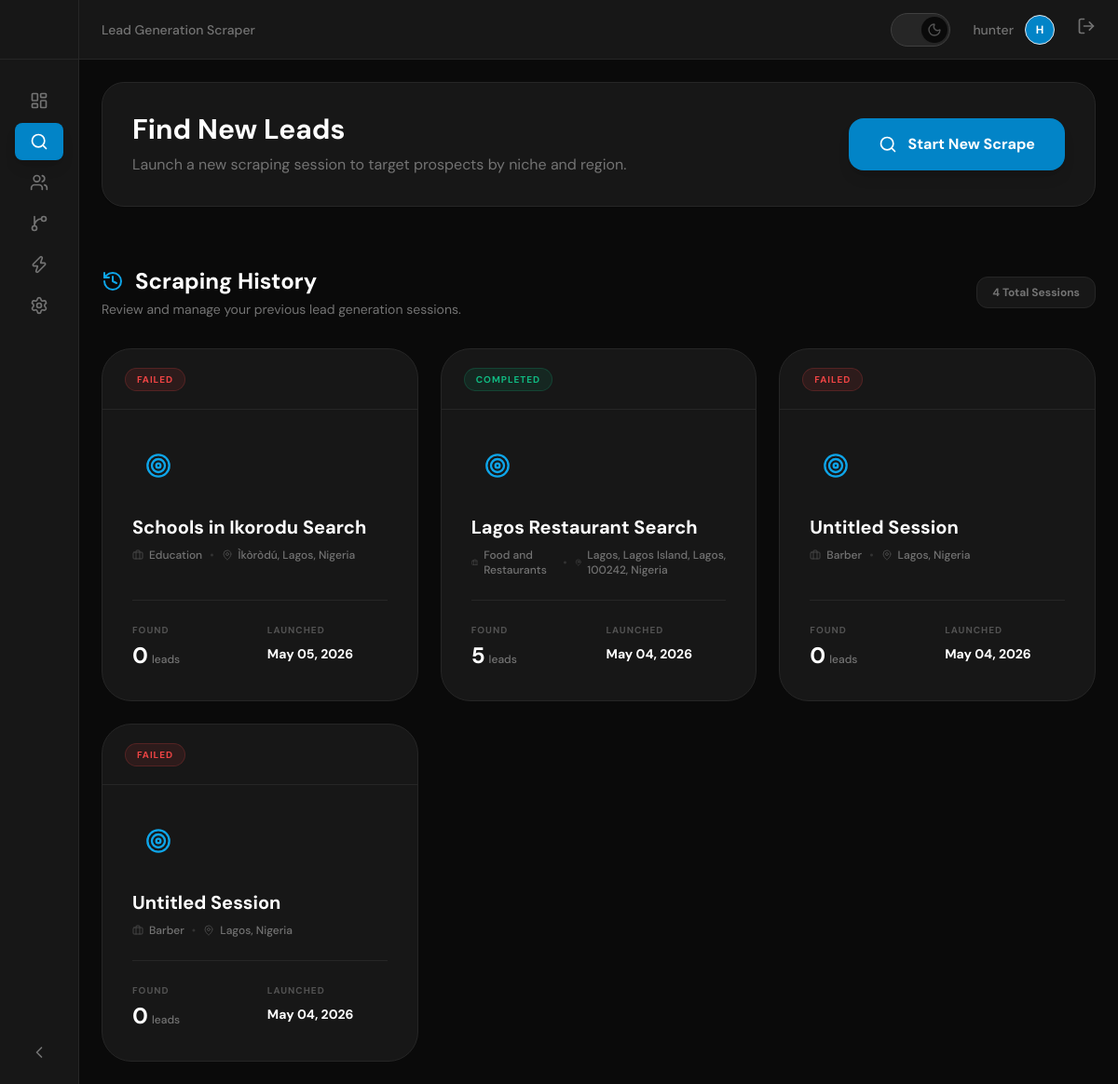
The page /dashboard/scraper/ (signed in) on the database its author committed.
### leads/models.py (models this page shows, shortened)
class ScraperJob(models.Model):
    STATUS_CHOICES = [
        ('pending', 'Pending'),
        ('running', 'Running'),
        ('completed', 'Completed'),
        ('failed', 'Failed'),
    ]
    name = models.CharField(max_length=255, help_text="Session name for this niche")
    niche = models.CharField(max_length=255)
    keywords = models.CharField(max_length=512)
    region = models.CharField(max_length=255)
    status = models.CharField(max_length=20, choices=STATUS_CHOICES, default='pending')
    progress = models.IntegerField(default=0)
    leads_found = models.IntegerField(default=0)
    stop_requested = models.BooleanField(default=False)
    created_at = models.DateTimeField(auto_now_add=True)
    completed_at = models.DateTimeField(null=True, blank=True)
    logs = models.TextField(default="", blank=True)

### leads/views.py (the view)
# urls.py: path('scraper/', views.scraper_dashboard, name='scraper-dashboard'),
@login_required
def scraper_dashboard(request):
    jobs = ScraperJob.objects.all().order_by('-created_at')
    context = {
        'jobs': jobs,
    }
    return render(request, 'leads/scraper.html', context)

### leads/templates/leads/scraper.html (shortened to what this page needs)
{% extends 'base.html' %}
{% block header_title %}Lead Generation Scraper{% endblock %}
{% block content %}
<div class="space-y-8">
    <div class="flex flex-col md:flex-row items-center justify-between bg-surface-100 border border-surface-200 p-8 rounded-3xl shadow-sm">
        <div class="mb-6 md:mb-0">
            <h1 class="text-3xl font-bold mb-2 text-surface-950">Find New Leads</h1>
            <p class="text-surface-500">Launch a new scraping session to target prospects by niche and region.</p>
        </div>
        <button hx-get="{% url 'leads:scraper-create' %}" hx-target="#modal-content" class="w-full md:w-auto bg-primary-600 hover:bg-primary-500 text-white px-8 py-4 rounded-2xl font-bold transition-all flex items-center justify-center shadow-lg shadow-primary-600/20 group">
            <i data-lucide="search" class="w-5 h-5 mr-3 group-hover:scale-110 transition-transform"></i>
            Start New Scrape
        </button>
    </div>
    <div class="space-y-8">
        <div class="flex flex-col md:flex-row md:items-center justify-between gap-4">
            <div>
                <h2 class="text-2xl font-bold text-surface-950 font-display flex items-center">
                    <i data-lucide="history" class="w-6 h-6 mr-3 text-primary-500"></i>
                    Scraping History
                </h2>
                <p class="text-surface-500 text-sm mt-1">Review and manage your previous lead generation sessions.</p>
            </div>
            <div class="bg-surface-100 border border-surface-200 px-4 py-2 rounded-xl text-xs font-bold text-surface-500">
                {{ jobs.count }} Total Sessions
            </div>
        </div>
        <div class="grid grid-cols-1 sm:grid-cols-2 lg:grid-cols-3 2xl:grid-cols-4 gap-6"
             hx-trigger="jobsChanged from:body"
             hx-get="{% url 'leads:scraper-dashboard' %}"
             hx-target="this"
             hx-swap="outerHTML"
             hx-select=".grid">
            {% for job in jobs %}
            <div class="group relative flex flex-col h-full bg-surface-100 border border-surface-200 rounded-[2rem] overflow-hidden transition-all duration-500 hover:shadow-2xl hover:shadow-primary-500/10 hover:-translate-y-2">
                <div class="px-6 py-4 border-b border-surface-200 flex items-center justify-between bg-surface-50/50">
                    <span class="text-[10px] font-bold uppercase tracking-widest px-3 py-1 rounded-full border
                        {% if job.status == 'completed' %}bg-emerald-500/10 text-emerald-500 border-emerald-500/20
                        {% elif job.status == 'running' %}bg-primary-500/10 text-primary-500 border-primary-500/20
                        {% elif job.status == 'failed' %}bg-red-500/10 text-red-500 border-red-500/20
                        {% else %}bg-surface-500/10 text-surface-500 border-surface-500/20{% endif %}">
                        {{ job.status }}
                    </span>
                </div>
                <a href="{% url 'leads:scraper-session-detail' job.pk %}" class="p-8 flex-1 flex flex-col">
                    <div class="mb-6">
                        <div class="w-14 h-14 bg-primary-500/5 rounded-2xl flex items-center justify-center mb-6 group-hover:scale-110 group-hover:bg-primary-500 group-hover:text-white transition-all duration-500 text-primary-500">
                            <i data-lucide="target" class="w-7 h-7"></i>
                        </div>
                        <h3 class="font-bold text-xl text-surface-950 group-hover:text-primary-600 transition-colors mb-2 line-clamp-1">{{ job.name }}</h3>
                        <div class="flex items-center text-xs text-surface-500 font-medium">
                            <i data-lucide="briefcase" class="w-3 h-3 mr-1.5 opacity-50"></i>
                            {{ job.niche }}
                            <span class="mx-2 opacity-30">•</span>
                            <i data-lucide="map-pin" class="w-3 h-3 mr-1.5 opacity-50"></i>
                            {{ job.region }}
                        </div>
                    </div>
                    <div class="mt-auto pt-6 border-t border-surface-200 grid grid-cols-2 gap-4">
                        <div>
                            <p class="text-[10px] font-bold text-surface-400 uppercase tracking-widest mb-1">Found</p>
                            <div class="flex items-baseline">
                                <span class="text-2xl font-bold text-surface-950 mr-1">{{ job.leads_found }}</span>
                                <span class="text-xs text-surface-500 font-medium">leads</span>
                            </div>
                        </div>
                        <div>
                            <p class="text-[10px] font-bold text-surface-400 uppercase tracking-widest mb-1">Launched</p>
                            <p class="text-sm font-bold text-surface-950 mt-2">{{ job.created_at|date:"M d, Y" }}</p>
                        </div>
                    </div>
                </a>
            </div>
            {% endfor %}
        </div>
    </div>
</div>
{% endblock %}

### templates/base.html (shortened to what this page needs)
<!DOCTYPE html>
<html lang="en" class="dark">
<head>
    <script src="https://cdn.tailwindcss.com"></script>
</head>
<body class="bg-surface-50 text-surface-900 font-sans transition-colors duration-300" hx-headers='{"X-CSRFToken": "{{ csrf_token }}"}'>
    <div class="flex h-screen overflow-hidden" x-data="{ sidebarOpen: false, sidebarCollapsed: $persist(false).as('sidebarCollapsed') }">
        <aside class="fixed inset-y-0 left-0 z-50 bg-surface-100 border-r border-surface-200 transform transition-all duration-300 ease-in-out md:relative md:translate-x-0 sidebar-transition"
               :class="{
                   'translate-x-0': sidebarOpen,
                   '-translate-x-full': !sidebarOpen,
                   'w-64': !sidebarCollapsed,
                   'w-20': sidebarCollapsed
               }">
            <div class="flex items-center h-16 px-6 border-b border-surface-200" :class="sidebarCollapsed ? 'justify-center' : 'justify-between'">
            </div>
            <nav class="mt-6 px-4 space-y-1">
                <a href="{% url 'leads:dashboard' %}" class="flex items-center px-4 py-2.5 text-sm font-medium rounded-lg transition-all group {% if request.resolver_match.url_name == 'dashboard' %}bg-primary-600 text-white shadow-lg shadow-primary-600/20{% else %}text-surface-500 hover:text-surface-950 hover:bg-surface-200{% endif %}" :title="sidebarCollapsed ? 'Dashboard' : ''">
                    <i data-lucide="layout-dashboard" class="w-5 h-5 shrink-0" :class="sidebarCollapsed ? 'mr-0' : 'mr-3'"></i>
                </a>
                <a href="{% url 'leads:scraper-dashboard' %}" class="flex items-center px-4 py-2.5 text-sm font-medium rounded-lg transition-all group {% if request.resolver_match.url_name == 'scraper-dashboard' %}bg-primary-600 text-white shadow-lg shadow-primary-600/20{% else %}text-surface-500 hover:text-surface-950 hover:bg-surface-200{% endif %}" :title="sidebarCollapsed ? 'Scraper' : ''">
                    <i data-lucide="search" class="w-5 h-5 shrink-0" :class="sidebarCollapsed ? 'mr-0' : 'mr-3'"></i>
                </a>
                <a href="{% url 'leads:lead-list' %}" class="flex items-center px-4 py-2.5 text-sm font-medium rounded-lg transition-all group {% if request.resolver_match.url_name == 'lead-list' %}bg-primary-600 text-white shadow-lg shadow-primary-600/20{% else %}text-surface-500 hover:text-surface-950 hover:bg-surface-200{% endif %}" :title="sidebarCollapsed ? 'Leads' : ''">
                    <i data-lucide="users" class="w-5 h-5 shrink-0" :class="sidebarCollapsed ? 'mr-0' : 'mr-3'"></i>
                </a>
                <a href="{% url 'leads:pipeline' %}" class="flex items-center px-4 py-2.5 text-sm font-medium rounded-lg transition-all group {% if request.resolver_match.url_name == 'pipeline' %}bg-primary-600 text-white shadow-lg shadow-primary-600/20{% else %}text-surface-500 hover:text-surface-950 hover:bg-surface-200{% endif %}" :title="sidebarCollapsed ? 'Pipeline' : ''">
                    <i data-lucide="git-branch" class="w-5 h-5 shrink-0" :class="sidebarCollapsed ? 'mr-0' : 'mr-3'"></i>
                </a>
                <a href="{% url 'leads:automation-dashboard' %}" class="flex items-center px-4 py-2.5 text-sm font-medium rounded-lg transition-all group {% if request.resolver_match.url_name == 'automation-dashboard' %}bg-primary-600 text-white shadow-lg shadow-primary-600/20{% else %}text-surface-500 hover:text-surface-950 hover:bg-surface-200{% endif %}" :title="sidebarCollapsed ? 'Automation' : ''">
                    <i data-lucide="zap" class="w-5 h-5 shrink-0" :class="sidebarCollapsed ? 'mr-0' : 'mr-3'"></i>
                </a>
                <a href="{% url 'leads:settings' %}" class="flex items-center px-4 py-2.5 text-sm font-medium rounded-lg transition-all group {% if request.resolver_match.url_name == 'settings' %}bg-primary-600 text-white shadow-lg shadow-primary-600/20{% else %}text-surface-500 hover:text-surface-950 hover:bg-surface-200{% endif %}" :title="sidebarCollapsed ? 'Settings' : ''">
                    <i data-lucide="settings" class="w-5 h-5 shrink-0" :class="sidebarCollapsed ? 'mr-0' : 'mr-3'"></i>
                </a>
                <a href="{% url 'resumes:resume-list' %}" class="flex items-center px-4 py-2.5 text-sm font-medium rounded-lg transition-all group {% if 'resumes' in request.path %}bg-primary-600 text-white shadow-lg shadow-primary-600/20{% else %}text-surface-500 hover:text-surface-950 hover:bg-surface-200{% endif %}" :title="sidebarCollapsed ? 'Resumes' : ''>
                    <i data-lucide="file-text" class="w-5 h-5 shrink-0" :class="sidebarCollapsed ? 'mr-0' : 'mr-3'"></i>
                </a>
                <a href="{% url 'resumes:payment-list' %}" class="flex items-center px-4 py-2.5 text-sm font-medium rounded-lg transition-all group {% if 'payments' in request.path %}bg-primary-600 text-white shadow-lg shadow-primary-600/20{% else %}text-surface-500 hover:text-surface-950 hover:bg-surface-200{% endif %}" :title="sidebarCollapsed ? 'Payments' : ''>
                    <i data-lucide="credit-card" class="w-5 h-5 shrink-0" :class="sidebarCollapsed ? 'mr-0' : 'mr-3'"></i>
                </a>
            </nav>
            <div class="absolute bottom-4 left-0 w-full px-4 hidden md:block">
                <button @click="sidebarCollapsed = !sidebarCollapsed" class="flex items-center w-full px-4 py-2 text-sm font-medium text-surface-500 hover:text-surface-950 hover:bg-surface-200 rounded-lg transition-all">
                    <i data-lucide="chevron-left" class="w-5 h-5 transition-transform" :class="sidebarCollapsed ? 'rotate-180' : ''"></i>
                </button>
            </div>
        </aside>
        <div class="flex-1 flex flex-col overflow-hidden bg-surface-50">
            <header class="h-16 bg-surface-100 border-b border-surface-200 flex items-center justify-between px-6 transition-colors duration-300">
                <div class="text-sm font-medium text-surface-500">
                    {% block header_title %}Huntly{% endblock %}
                </div>
                <div class="flex items-center space-x-6">
                    <button id="theme-toggle" class="relative inline-flex h-9 w-16 items-center justify-center rounded-full bg-surface-200 border border-surface-300 transition-all duration-300 focus:outline-none">
                        <div class="absolute left-1 flex h-7 w-7 items-center justify-center rounded-full bg-surface-50 shadow-sm transition-all duration-300 transform dark:translate-x-7">
                            <i data-lucide="moon" class="w-4 h-4 hidden dark:block text-surface-400"></i>
                        </div>
                    </button>
                    <a href="{% url 'leads:profile' %}" class="flex items-center space-x-3 group">
                        <span class="text-sm text-surface-500 font-medium group-hover:text-surface-950 transition-colors">{{ user.username }}</span>
                        <div class="w-8 h-8 rounded-full bg-primary-600 border border-primary-500/20 flex items-center justify-center text-xs font-bold text-white group-hover:scale-110 transition-transform">
                            {{ user.username.0|upper }}
                        </div>
                    </a>
                    <form action="{% url 'core:logout' %}" method="post" class="inline">
                        <button type="submit" class="text-surface-500 hover:text-surface-950 transition-colors">
                            <i data-lucide="log-out" class="w-5 h-5"></i>
                        </button>
                    </form>
                </div>
            </header>
            <main class="flex-1 overflow-x-hidden overflow-y-auto bg-surface-50 p-6">
                {% block content %}{% endblock %}
            </main>
        </div>
    </div>
</body>
</html>

### templates/base.html (style rules this page uses)
:root { --primary-50: #f0f9ff; --primary-100: #e0f2fe; --primary-200: #bae6fd; --primary-300: #7dd3fc; --primary-400: #38bdf8; --primary-500: #0ea5e9; --primary-600: #0284c7; --primary-700: #0369a1; --primary-800: #075985; --primary-900: #0c4a6e; --surface-50: #ffffff; --surface-100: #f5f5f5; --surface-200: #eeeeee; --surface-300: #e0e0e0; --surface-400: #bdbdbd; --surface-500: #9e9e9e; --surface-600: #757575; --surface-700: #616161; --surface-800: #424242; --surface-900: #212121; --surface-950: #0a0a0a; }
.dark { --surface-50: #0a0a0a; --surface-100: #171717; --surface-200: #262626; --surface-300: #404040; --surface-400: #525252; --surface-500: #737373; --surface-600: #a3a3a3; --surface-700: #d4d4d4; --surface-800: #e5e5e5; --surface-900: #f5f5f5; --surface-950: #ffffff; }
.sidebar-transition { transition: all 0.3s cubic-bezier(0.4, 0, 0.2, 1); }
body { background-color: var(--surface-50); color: var(--surface-900); }

### rows shown on the page
ScraperJob: status "FAILED", name "Schools in Ikorodu Search", niche "Education", region "Ìkòròdú, Lagos, Nigeria", leads_found "0", created_at "May 05, 2026"
ScraperJob: status "COMPLETED", name "Lagos Restaurant Search", niche "Food and Restaurants", region "Lagos, Lagos Island, Lagos, 100242, Nigeria", leads_found "5", created_at "May 04, 2026"
ScraperJob: status "FAILED", name "Untitled Session", niche "Barber", region "Lagos, Nigeria", leads_found "0", created_at "May 04, 2026"
ScraperJob: status "FAILED", name "Untitled Session", niche "Barber", region "Lagos, Nigeria", leads_found "0", created_at "May 04, 2026"

### other values the page prints
{{ user.username }} "hunter"
{{ user.username.0|upper }} "H"
{{ jobs.count }} "4"
